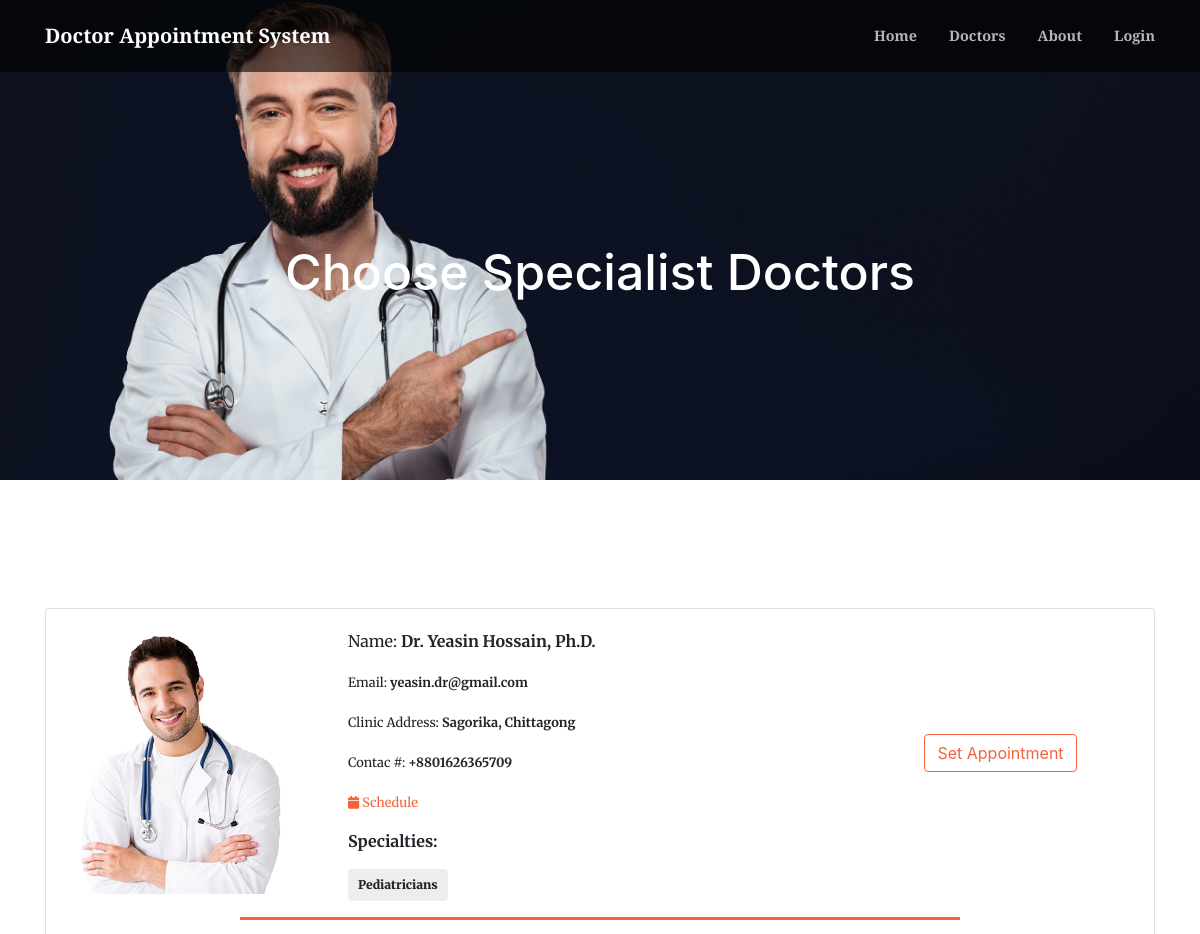
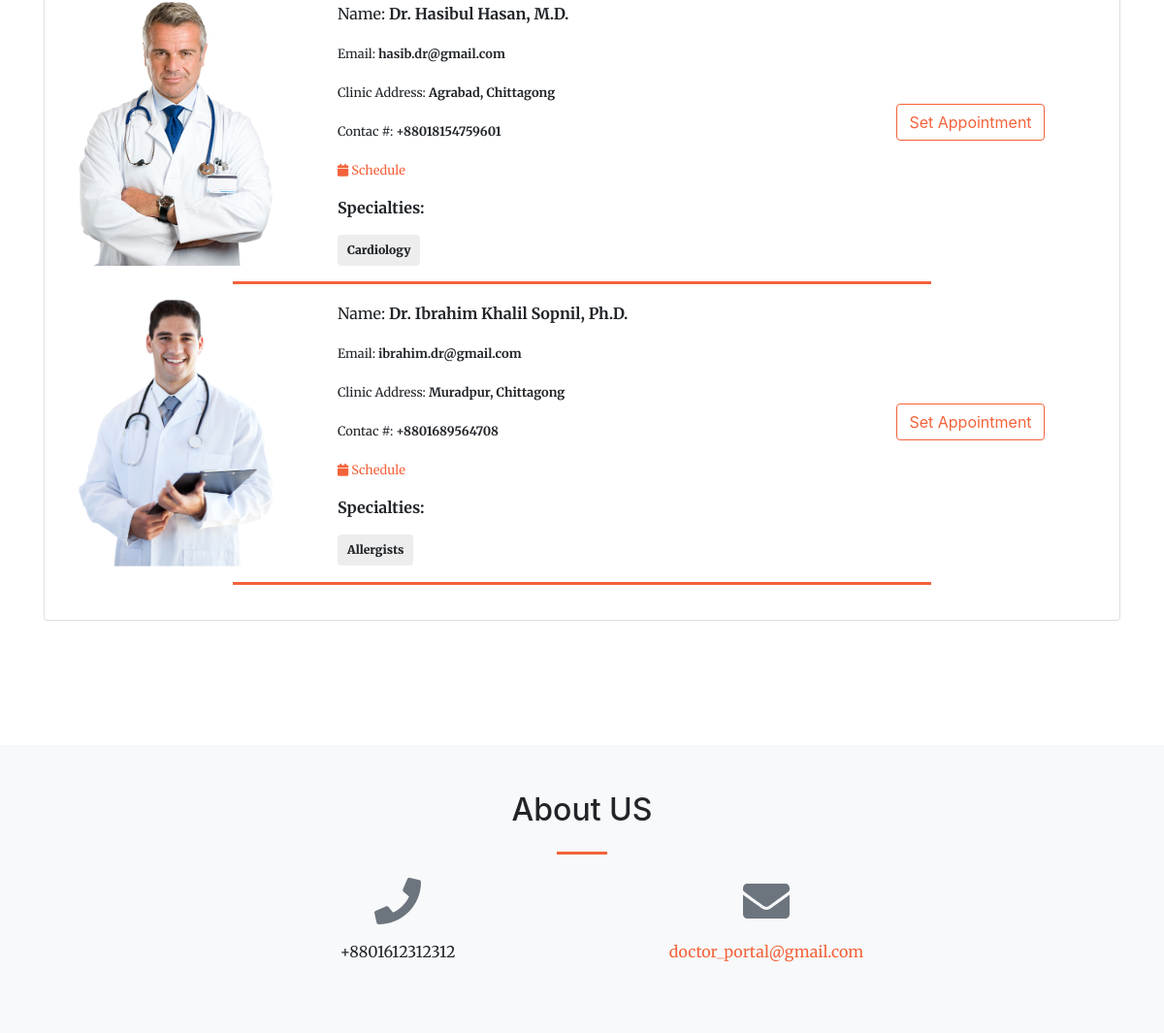
The app's page /index.php?page=doctors with its own data (2 pictures, top to bottom).
### tables this page shows
CREATE TABLE `doctors_list` (
  `id` int(30) NOT NULL,
  `name` text NOT NULL,
  `name_pref` varchar(100) NOT NULL,
  `clinic_address` text NOT NULL,
  `contact` text NOT NULL,
  `email` text NOT NULL,
  `specialty_ids` text NOT NULL,
  `img_path` text NOT NULL,
  `date_created` datetime NOT NULL DEFAULT current_timestamp()
);

### doctors.php (the view, shortened to what this page needs)
<?php include 'admin/db_connect.php';
	$special = $conn->query("SELECT * FROM medical_specialty");
	$ms_arr = array();
	while ($row=$special->fetch_assoc()) {
		$ms_arr[$row['id']] = $row['name'];
	}
?>
        <header class="masthead">
            <div class="container h-100">
                <div class="row h-100 align-items-center justify-content-center text-center">
                    <div class="col-lg-10 my-5 page-title">
                    	<h3 class="text-white" style="font-size: 50px;"> Choose Specialist Doctors </h3>
                    </div>
                </div>
            </div>
        </header>
	<section class="page-section" id="doctors" >
        <div class="container">
        	<div class="card">
        		<div class="card-body">
        			<div class="col-lg-12">
				<?php
				$where = "";
				$cats = $conn->query("SELECT * FROM doctors_list ".$where." order by id asc");
				while($row=$cats->fetch_assoc()):
				?>
				<div class="row align-items-center">
					<div class="col-md-3">
						<img src="assets/img/<?php echo $row['img_path'] ?>" alt="">
					</div>
					<div class="col-md-6">
						 <p>Name: <b><?php echo "Dr. ".$row['name'].', '.$row['name_pref'] ?></b></p>
						 <p><small>Email: <b><?php echo $row['email'] ?></b></small></p>
						 <p><small>Clinic Address: <b><?php echo $row['clinic_address'] ?></b></small></p>
						 <p><small>Contac #: <b><?php echo $row['contact'] ?></b></small></p>
						 <p><small><a href="javascript:void(0)" class="view_schedule" data-id="<?php echo $row['id'] ?>" data-name="<?php echo "Dr. ".$row['name'].', '.$row['name_pref'] ?>"><i class='fa fa-calendar'></i> Schedule</a></b></small></p>
						 <p><b>Specialties:</b></p>
						 <div>
						 	<?php if(!empty($row['specialty_ids'])): ?>
						 	<?php
						 	foreach(explode(",", str_replace(array("[","]"),"",$row['specialty_ids'])) as $k => $val):
						 	?>
						 	<span class="badge badge-light" style="padding: 10px"><large><b><?php echo $ms_arr[$val] ?></b></large></span>
						 	<?php endforeach; ?>
						 	<?php endif; ?>
						 </div>
					</div>
					<div class="col-md-3 text-center align-self-end-sm">
						<button class="btn-outline-primary  btn  mb-4 set_appointment" type="button" data-id="<?php echo $row['id'] ?>"  data-name="<?php echo "Dr. ".$row['name'].', '.$row['name_pref'] ?>">Set Appointment</button>
					</div>
				</div>
				<hr class="divider" style="max-width: 60vw">
				<?php endwhile; ?>
				</div>
				</div>
        	</div>
        </div>
    </section>

### index.php (shortened to what this page needs)
<!DOCTYPE html>
<html lang="en">
    <?php
    include('header.php');
    ?>
    <body id="page-top">
        <nav class="navbar navbar-expand-lg navbar-light fixed-top py-3" id="mainNav">
            <div class="container">
                <a class="navbar-brand js-scroll-trigger" href="./"><?php echo $_SESSION['setting_name'] ?></a>
                <div class="collapse navbar-collapse" id="navbarResponsive">
                    <ul class="navbar-nav ml-auto my-2 my-lg-0">
                        <li class="nav-item"><a class="nav-link js-scroll-trigger" href="index.php?page=home">Home</a></li>
                        <li class="nav-item"><a class="nav-link js-scroll-trigger" href="index.php?page=doctors"></span>Doctors</a></li>
                        <li class="nav-item"><a class="nav-link js-scroll-trigger" href="index.php?page=about">About</a></li>
                        <?php if(isset($_SESSION['login_id'])): ?>
                        <li class="nav-item"><a class="nav-link js-scroll-trigger" href="admin/ajax.php?action=logout2"><?php echo "Welcome ".$_SESSION['login_name'] ?> <i class="fa fa-power-off"></i></a></li>
                      <?php else: ?>
                        <li class="nav-item"><a class="nav-link js-scroll-trigger" href="javascript:void(0)" id="login_now">Login</a></li>
                      <?php endif; ?>
                    </ul>
                </div>
            </div>
        </nav>
        <?php
        $page = isset($_GET['page']) ?$_GET['page'] : "home";
        include $page.'.php';
        ?>
        <footer class="bg-light py-5">
            <div class="container">
                <div class="row justify-content-center">
                    <div class="col-lg-8 text-center">
                        <h2 class="mt-0">About US</h2>
                        <hr class="divider my-4" />
                    </div>
                </div>
                <div class="row">
                    <div class="col-lg-4 ml-auto text-center mb-5 mb-lg-0">
                        <i class="fas fa-phone fa-3x mb-3 text-muted"></i>
                        <div><?php echo $_SESSION['setting_contact'] ?></div>
                    </div>
                    <div class="col-lg-4 mr-auto text-center">
                        <i class="fas fa-envelope fa-3x mb-3 text-muted"></i>
                        <a class="d-block" href="mailto:<?php echo $_SESSION['setting_email'] ?>"><?php echo $_SESSION['setting_email'] ?></a>
                    </div>
                </div>
            </div>
            <br>
        </footer>
    </body>
</html>

### header.php (shortened to what this page needs)
<link href="https://cdnjs.cloudflare.com/ajax/libs/magnific-popup.js/1.1.0/magnific-popup.min.css" rel="stylesheet" />
<link href="admin/assets/vendor/bootstrap-datepicker/css/bootstrap-datepicker.css" rel="stylesheet" />
<link href="css/styles.css" rel="stylesheet" />

### index.php (style rules this page uses)
header.masthead { background: url(assets/img/theater-bg.jpg); background-repeat: no-repeat; background-size: cover; }

### doctors.php (style rules this page uses)
#doctors img { max-height: 300px; max-width: 200px; }

### records on screen
doctors_list: img_path (picture), name "Yeasin Hossain", name_pref "Ph.D.", email "yeasin.dr@gmail.com", clinic_address "Sagorika, Chittagong", contact "+8801626365709", specialty_ids "Pediatricians"
doctors_list: img_path (picture), name "Hasibul Hasan", name_pref "M.D.", email "hasib.dr@gmail.com", clinic_address "Agrabad, Chittagong", contact "+88018154759601", specialty_ids "Cardiology"
doctors_list: img_path (picture), name "Ibrahim Khalil Sopnil", name_pref "Ph.D.", email "ibrahim.dr@gmail.com", clinic_address "Muradpur, Chittagong", contact "+8801689564708", specialty_ids "Allergists"

### other values on screen
$_SESSION['setting_name'] "Doctor Appointment System"
$_SESSION['setting_contact'] "+8801612312312"
$_SESSION['setting_email'] "doctor_portal@gmail.com"
